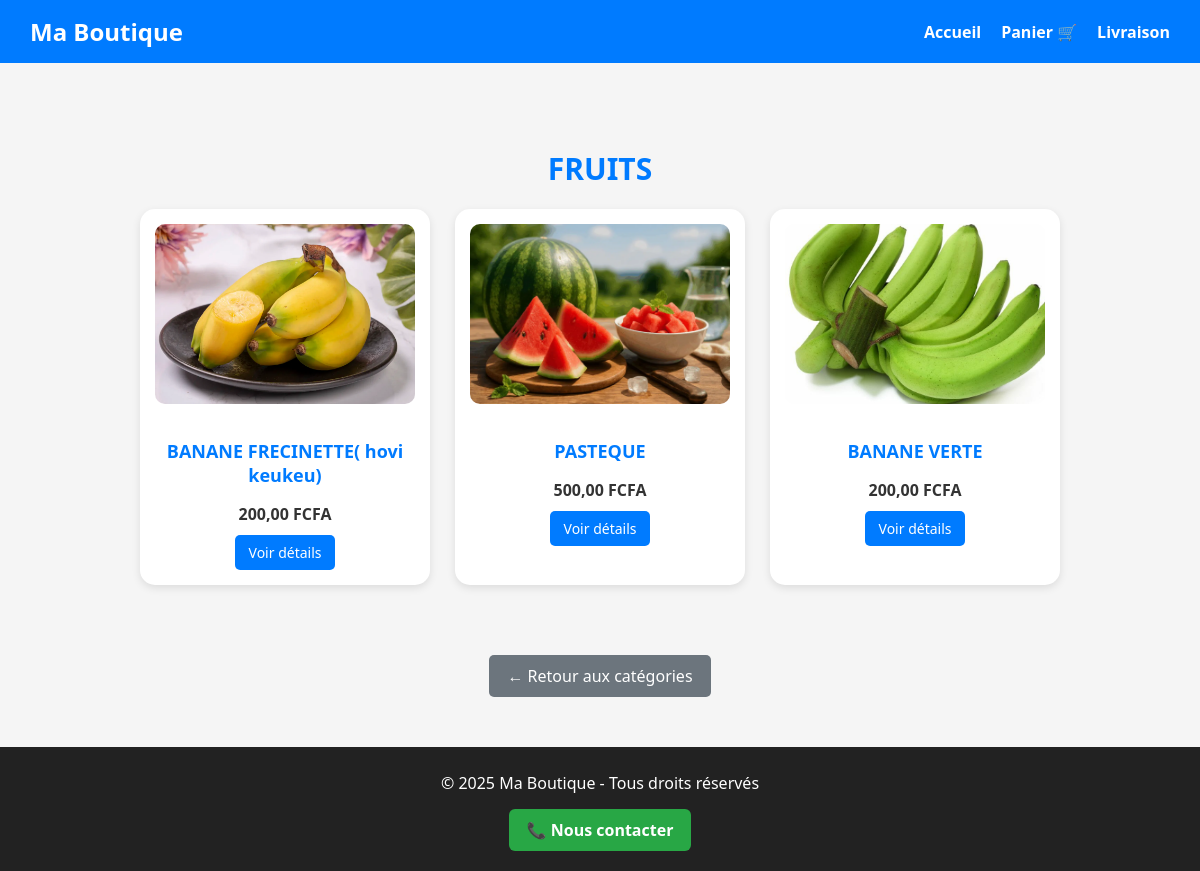
The app's page /categorie/FRUITS/, older data.
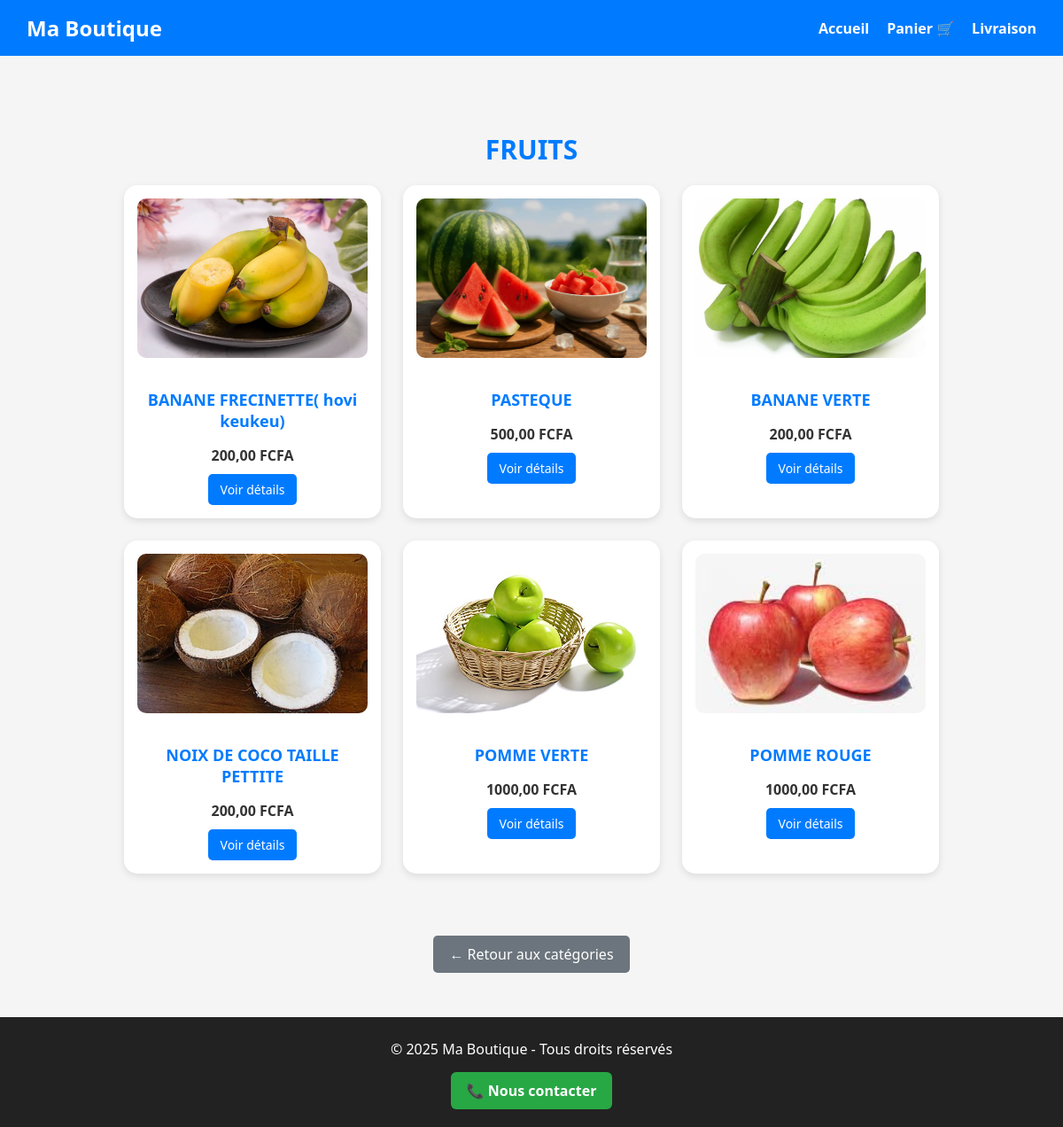
The same page, newer data.
### boutique/models.py (models this page shows, shortened)
class Categorie(models.Model):
    nom = models.CharField(max_length=100, unique=True)
    image = models.ImageField(upload_to='categories/', blank=True, null=True)
    class Meta:
        verbose_name = "Catégorie"
        verbose_name_plural = "Catégories"

class Produit(models.Model):
    categorie = models.ForeignKey(Categorie, on_delete=models.CASCADE, related_name="produits")
    nom = models.CharField(max_length=200)
    description = models.TextField(blank=True, default='')
    prix = models.DecimalField(max_digits=10, decimal_places=2)
    image = models.ImageField(upload_to='produits/', blank=True, null=True)
    stock = models.IntegerField(default=0)

### boutique/views.py (the view)
# urls.py: path('categorie/<str:category_name>/', views.category_products, name='category_products'),
def category_products(request, category_name):
    categorie = get_object_or_404(Categorie, nom__iexact=category_name)
    produits = categorie.produits.all()
    return render(request, 'boutique/category_products.html', {
        'category_name': categorie.nom,
        'produits': produits
    })

### boutique/templates/boutique/category_products.html (shortened to what this page needs)
{% extends 'boutique/base.html' %}
{% load static %}
{% block content %}
<h1 class="titre-page">{{ category_name }}</h1>
<div class="produits-container">
    {% for produit in produits %}
        <div class="produit-card">
            {% if produit.image %}
                <img src="{{ produit.image.url }}" alt="{{ produit.nom }}">
            {% else %}
                <img src="https://via.placeholder.com/250x180?text=Pas+d'image" alt="Pas d'image">
            {% endif %}
            <h3>{{ produit.nom }}</h3>
            <p>{{ produit.prix }} FCFA</p>
            <a href="{% url 'boutique:product_detail' produit.id %}">Voir détails</a>
        </div>
    {% empty %}
        <p>Aucun produit disponible dans cette catégorie.</p>
    {% endfor %}
</div>
<div style="text-align:center;">
    <a href="{% url 'boutique:product_list' %}" class="btn-retour">← Retour aux catégories</a>
</div>
{% endblock %}

### boutique/templates/boutique/base.html (shortened to what this page needs)
<!DOCTYPE html>
<html lang="fr">
<head>
    {% load static %}
</head>
<body>
    <header>
        <h1><a href="{% url 'boutique:product_list' %}">Ma Boutique</a></h1>
        <nav>
            <ul>
                <li><a href="{% url 'boutique:product_list' %}">Accueil</a></li>
                <li><a href="{% url 'boutique:cart' %}">Panier 🛒</a></li>
                <li><a href="{% url 'boutique:checkout' %}">Livraison</a></li>
            </ul>
        </nav>
    </header>
    <main>
        {% block content %}
        {% endblock %}
    </main>
    <footer>
        <p>© 2025 Ma Boutique - Tous droits réservés</p>
        <a href="mailto:contact@maboutique.com" class="btn-contact">📞 Nous contacter</a>
    </footer>
</body>
</html>

### boutique/templates/boutique/base.html (style rules this page uses)
body { margin: 0; font-family: "Segoe UI", Arial, sans-serif; background-color: #f5f5f5; color: #333; }
a { text-decoration: none; color: inherit; }
header { background-color: #007bff; color: white; padding: 15px 30px; display: flex; justify-content: space-between; align-items: center; }
header h1 { font-size: 24px; margin: 0; }
nav ul { list-style: none; display: flex; gap: 20px; margin: 0; padding: 0; }
nav a { color: white; font-weight: bold; transition: 0.3s; }
main { padding: 30px; min-height: 70vh; }
footer { background-color: #222; color: white; text-align: center; padding: 20px 10px; position: relative; }
footer p { margin: 5px 0; }
.btn-contact { display: inline-block; margin-top: 10px; background-color: #28a745; color: white; padding: 10px 18px; border-radius: 6px; font-weight: bold; }

### boutique/templates/boutique/category_products.html (style rules this page uses)
.titre-page { text-align: center; font-size: 30px; margin: 40px 0 20px; color: #007bff; font-weight: bold; }
.produits-container { display: flex; flex-wrap: wrap; justify-content: center; gap: 25px; margin-bottom: 50px; }
.produit-card { background: white; border-radius: 15px; box-shadow: 0 3px 8px rgba(0,0,0,0.1); width: 260px; text-align: center; padding: 15px; transition: transform 0.2s ease, box-shadow 0.2s ease; }
.produit-card img { width: 100%; height: 180px; object-fit: cover; border-radius: 10px; margin-bottom: 12px; }
.produit-card h3 { font-size: 18px; color: #007bff; margin-bottom: 5px; }
.produit-card p { color: #333; font-weight: bold; margin-bottom: 10px; }
.produit-card a { display: inline-block; background-color: #007bff; color: white; padding: 8px 14px; border-radius: 5px; text-decoration: none; font-size: 14px; }
.btn-retour { display: inline-block; margin: 20px auto; background-color: #6c757d; color: white; padding: 10px 18px; border-radius: 5px; text-decoration: none; }

Row changes from the older to the newer data that the page shows:
added Produit: image (picture), nom "NOIX DE COCO TAILLE PETTITE", prix "200,00"
added Produit: image (picture), nom "POMME VERTE", prix "1000,00"
added Produit: image (picture), nom "POMME ROUGE", prix "1000,00"
